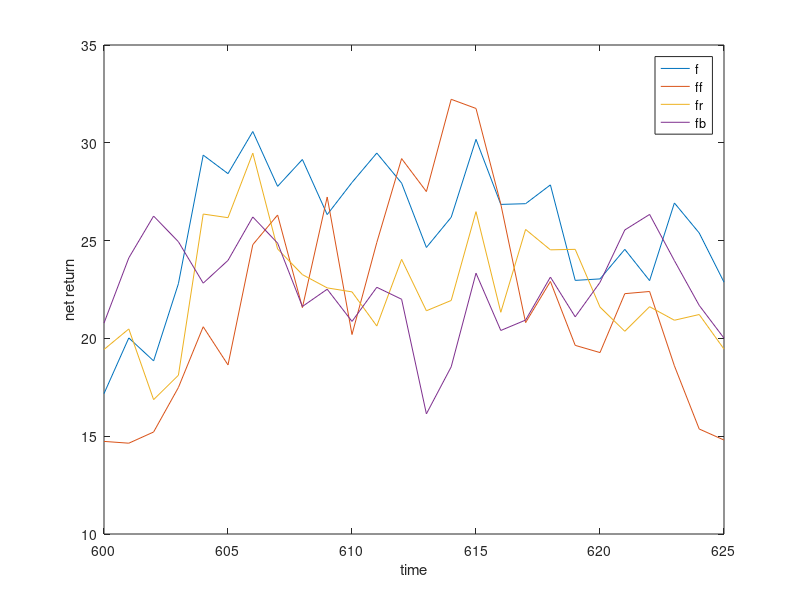

The MATLAB source for this figure:
clear all
rng(1);
pw= [600,625]; %plot window
t = linspace(1,800,800);

%general economy
a = 0.8;
f0r = 30;
f0 = f0r*(1-a);
sig = 10*(1-a^2);

%forestry
lf = 0.7; %lambda
af = 0.4;
ff0r = 25;
ff0 = ff0r*(1-lf*af);
sigf = 4*(1-lf^2*af^2);
factorf = lf*(1-af)*f0r/(1-af*lf);
%housing
lr = 0.7;
ar = 0.1;
fr0r = 25;
fr0 = fr0r*(1-lr*ar);
sigr = 2*(1-lr^2*ar^2);

%donation
lb = 0.7;
ab = 0.9;
fb0r = 25;
fb0 = fb0r*(1-lb*ab);
sigb = 4*(1-lb^2*ab^2);

for j = 1
  f = zeros(0,length(t));
  for  i = 1:length(t)
    if i == 1
      f(i) = (f0 + normrnd(0,1));
    else
      f(i) = a*f(i-1) + (f0 + sig*normrnd(0,1));
    end
  end
  ff = zeros(1,length(t));
  fr = zeros(1,length(t));
  fb = zeros(1,length(t));
  for i = 1:length(t)
    if i == 1
      ff(i) = (ff0 + sigf*normrnd(0,1));
      fb(i) = (fb0 + sigb*normrnd(0,1));
      f(i) = (fr0 + sigr*normrnd(0,1));
    else
      ff(i) = lf*(af*ff(i-1) + (1-af)*(f(i) - f0r)) + (ff0 + sigf*normrnd(0,1));
      fb(i) = lb*(ab*fb(i-1) + (1-ab)*(f(i) - f0r)) + (fb0 + sigb*normrnd(0,1));
      fr(i) = lr*(ar*fr(i-1) + (1-ar)*(f(i) - f0r)) + (fr0 + sigr*normrnd(0,1));
    end
  end
  plot(t(pw(1):pw(2)),f(pw(1):pw(2)));
  xlabel('time');
  ylabel('net return');
  hold on
  plot(t(pw(1):pw(2)),ff(pw(1):pw(2)));
  plot(t(pw(1):pw(2)),fr(pw(1):pw(2)));
  plot(t(pw(1):pw(2)),fb(pw(1):pw(2)));
  legend('f','ff','fr','fb');
  hold off
end

%fprintf('\n');
%fprintf('analytic ff mean = %f\n', ff0r) %analytic ff mean
%fprintf('simulation ff mean = %f\n',mean(ff(200:800))) %simulation mean

%fprintf('analytic f mean = %f\n',f0r) %analytic ff mean
%fprintf('simulation f mean = %f\n',mean(f(200:800))) %simulation mean
%fprintf('\n');
cor = corrcoef(ff,f);
%fprintf("cor(ff,f)= %.2f\n",cor(1,2))
cor = corrcoef(fr,f);
%fprintf("cor(fr,f)= %.2f\n",cor(1,2))
cor = corrcoef(fb,f);
%fprintf("cor(fb,f)= %.2f\n",cor(1,2))

%% simulation
burnin = 201; % burn in first few values of net return as they have not converged yet
f = f(burnin:end);
ff = ff(burnin:end);
fb = fb(burnin:end);
fr = fr(burnin:end);

simtime = 50; % number of buying opportunities
fund = 0; % money saved
cumcval = 0; % cummulative conservation value


bfn = 1; % benefit fn scheme. 1=constant, 2=normal var correlated to e_fj, 3=non-linear fn of 2
for i = 1:simtime
  fprintf('time step=%d\n',i);
  
  if i > 1
    f = f(2:end);
    ff = ff(2:end);
    fb = fb(2:end);
    fr = fr(2:end);
  end
  %fprintf('length of fb=%d\n',size(fb,2));
  %fprintf('this yrs donation = %.2f\n',fb(1));
  fund = fund + fb(1); % add this yr's fund to the account
  

  e_rj = normrnd(0,0); % indiv dev var
  efmu = 0;
  efsig = 1;
  if bfn == 1
    e_fj = normrnd(efmu,efsig);
    b = 10;
  else
    mu = [efmu 10];
    sigma = [efsig 1.5; 1.5 1];
    R = mvnrnd(mu,sigma,1);
    e_fj = R(1); % indiv forest var
    b = R(2); % for benefit
  end
  f_fj = ff + e_fj;
  f_fj(f_fj<0) = 0;
  f_rj = fr + e_rj;
  f_rj(f_rj<0) = 0;

  rho = 0.1; % economic discount rate
  del = 0.01; % ecological discount rate

  % getting clearing time t_j
  t_j = 1;
  edisc = repelem(1+rho,length(f)).^(0:(length(f)-1)); %economic discount rate.
  tjoptim = sum((f_rj(t_j:end)-f_fj(t_j:end))./edisc(1:(end-t_j+1)));
  while tjoptim <= 0
    t_j = t_j + 1;
    tjoptim = sum((f_rj(t_j:end)-f_fj(t_j:end))./edisc(1:(end-t_j+1)));
  end
  if t_j > 1
      fprintf('tj was bigger than 1 on step %d; t_j=%d\n',i,t_j);
      
  end
  % cost
  if t_j == 1
    c = sum(f_rj(t_j:end)./edisc(t_j:end));
  else
    c = sum(f_fj(1:(t_j-1))./edisc(1:(t_j-1))) + sum(f_rj(t_j:end)./edisc(t_j:end));
  end
  %v = f_rj(t_j:end)./edisc(t_j:end);
  %disp(v(1:15))
  %benefit
  if bfn == 3
    b = b^(1/2);
  end
  ecodisc = repelem(1+del,length(f)).^(0:(length(f)-1)); %ecological discount rate
  B = sum(b./ecodisc(t_j:end)); % conservation value (incl' discount and threat component)
  %v = b./ecodisc(t_j:end);
  %disp(v(1:15));
  % evaluating and buying process
  al = 1;
  be = 1;
  threshold =0;
  cval = (B/c)^al*fund^be; % conservation value
  if cval >= threshold && c <= fund % buy
    cumcval = cumcval + B;
    fund = fund - c;
    fprintf('bought!\n');
    fprintf('remaining fund=%.2f\n',fund);
  else
    fprintf('cost=%.2f',c);
    fprintf('remaining fund=%.2f\n',fund);
  end
end


fprintf('cumcval = %.2f\n',cumcval);

